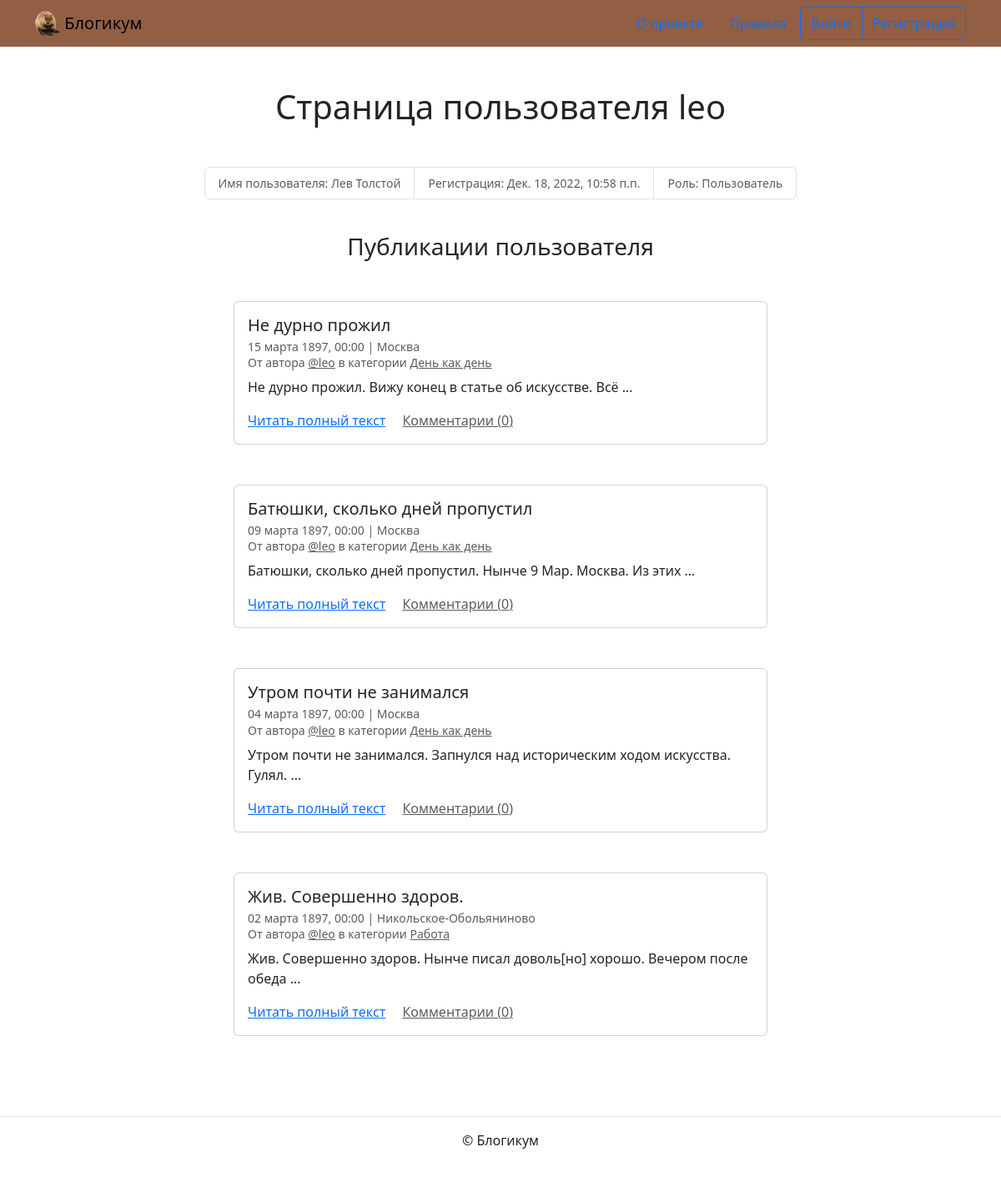
The page /profile/leo/ on the database its author committed.
### blog/models.py (models this page shows, shortened)
class Post(TimeStampedModel):
    title = models.CharField(
        "Заголовок",
        max_length=256,
        blank=False,
    )
    text = models.TextField("Текст", blank=False)
    pub_date = models.DateTimeField(
        "Дата и время публикации",
        blank=False,
        help_text=(
            "Если установить дату и время в "
            "будущем — можно делать отложенные публикации."
        ),
    )
    author = models.ForeignKey(
        User,
        on_delete=models.CASCADE,
        blank=False,
        verbose_name="Автор публикации",
        related_name="posts",
    )
    location = models.ForeignKey(
        "Location",
        null=True,
        on_delete=models.SET_NULL,
        blank=True,
        verbose_name="Местоположение",
        related_name="posts",
    )
    category = models.ForeignKey(
        "Category",
        null=True,
        on_delete=models.SET_NULL,
        blank=False,
        verbose_name="Категория",
        related_name="posts",
    )
    image = models.ImageField(
        "Картинка",
        upload_to="media/",
        blank=True,
    )
    class Meta:
        verbose_name = "публикация"
        verbose_name_plural = "Публикации"

class Location(TimeStampedModel):
    name = models.CharField(
        "Название места",
        max_length=256,
        blank=False,
    )
    class Meta:
        verbose_name = "местоположение"
        verbose_name_plural = "Местоположения"

class Category(TimeStampedModel):
    title = models.CharField(
        "Заголовок",
        max_length=512,
        blank=False,
    )
    description = models.TextField(
        "Описание",
        blank=False,
    )
    slug = models.SlugField(
        "Идентификатор",
        unique=True,
        blank=False,
        help_text=(
            "Идентификатор страницы для URL; разрешены "
            "символы латиницы, цифры, дефис и подчёркивание."
        ),
    )
    class Meta:
        verbose_name = "категория"
        verbose_name_plural = "Категории"

### blog/views.py (the view)
def user_profile(request, username):
    profile = get_object_or_404(User, username=username)
    posts = profile.posts.annotate(comment_count=Count("comments")).order_by(
        "-pub_date"
    )
    paginator = Paginator(posts, POSTS_PER_PAGE)
    page_obj = paginator.get_page(request.GET.get("page"))
    context = {
        "page_obj": page_obj,
        "profile": profile,
    }
    return render(request, "blog/profile.html", context)

### templates/blog/profile.html (shortened to what this page needs)
{% extends "base.html" %}
{% block content %}
  <h1 class="mb-5 text-center ">Страница пользователя {{ profile.username }}</h1>
  <small>
    <ul class="list-group list-group-horizontal justify-content-center mb-3">
      <li class="list-group-item text-muted">Имя пользователя: {% if profile.get_full_name %}{{ profile.get_full_name }} {% else %}не указано{% endif %}</li>
      <li class="list-group-item text-muted">Регистрация: {{ profile.date_joined }}</li>
      <li class="list-group-item text-muted">Роль: {% if profile.is_staff %}Админ{% else %}Пользователь{% endif %}</li>
    </ul>
  </small>
  <br>
  <h3 class="mb-5 text-center">Публикации пользователя</h3>
  {% for post in page_obj %}
    <article class="mb-5">
      {% include "includes/post_card.html" %}
    </article>
  {% endfor %}
{% endblock %}

### templates/includes/post_card.html (shortened to what this page needs)
<div class="col d-flex justify-content-center">
  <div class="card" style="width: 40rem;">
    <div class="card-body">
      <h5 class="card-title">{{ post.title }}</h5>
      <h6 class="card-subtitle mb-2 text-muted">
        <small>
          {{ post.pub_date|date:"d E Y, H:i" }} | {% if post.location and post.location.is_published %}{{ post.location.name }}{% else %}Планета Земля{% endif %}<br>
          От автора <a class="text-muted" href="{% url 'blog:profile' post.author %}">@{{ post.author.username }}</a> в
          категории {% include "includes/category_link.html" %}
        </small>
      </h6>
      <p class="card-text">{{ post.text|truncatewords:10 }}</p>
      <a href="{% url 'blog:post_detail' post.id %}" class="card-link">Читать полный текст</a>
      <a href="{% url 'blog:post_detail' post.id %}" class="card-link text-muted">Комментарии ({{ post.comment_count }})</a>
    </div>
  </div>
</div>

### templates/includes/category_link.html
<a class="text-muted" href="{% url 'blog:category_posts' post.category.slug %}">
  {{ post.category.title }}
</a>

### rows shown on the page
Post: title "Не дурно прожил", pub_date "15 марта 1897, 00:00", location.name "Москва", author.username "leo", category "День как день", text "Не дурно прожил. Вижу конец в статье об искусстве. Всё …", comment_count "0"
Post: title "Батюшки, сколько дней пропустил", pub_date "09 марта 1897, 00:00", location.name "Москва", author.username "leo", category "День как день", text "Батюшки, сколько дней пропустил. Нынче 9 Мар. Москва. Из этих …", comment_count "0"
Post: title "Утром почти не занимался", pub_date "04 марта 1897, 00:00", location.name "Москва", author.username "leo", category "День как день", text "Утром почти не занимался. Запнулся над историческим ходом искусства. Гулял. …", comment_count "0"
Post: title "Жив. Совершенно здоров.", pub_date "02 марта 1897, 00:00", location.name "Никольское-Обольяниново", author.username "leo", category "Работа", text "Жив. Совершенно здоров. Нынче писал доволь[но] хорошо. Вечером после обеда …", comment_count "0"

### other values the page prints
{{ profile.username }} "leo"
{{ profile.get_full_name }} "Лев Толстой"
{{ profile.date_joined }} "Дек. 18, 2022, 10:58 п.п."
